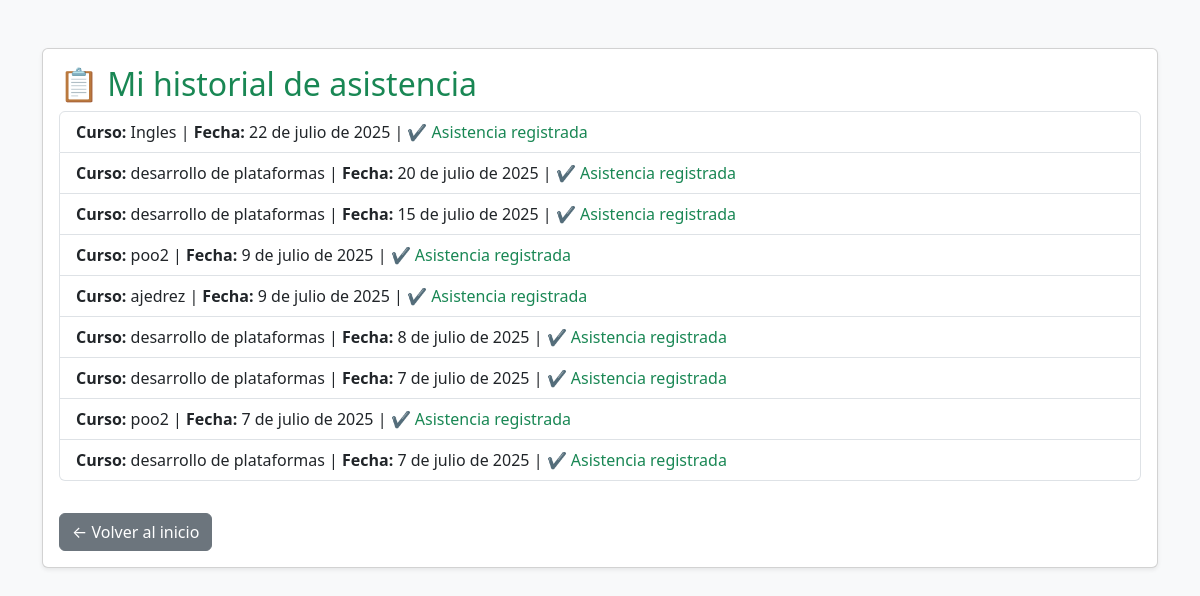
/historial-estudiantes/ (signed in), run on an earlier commit of the app's database.
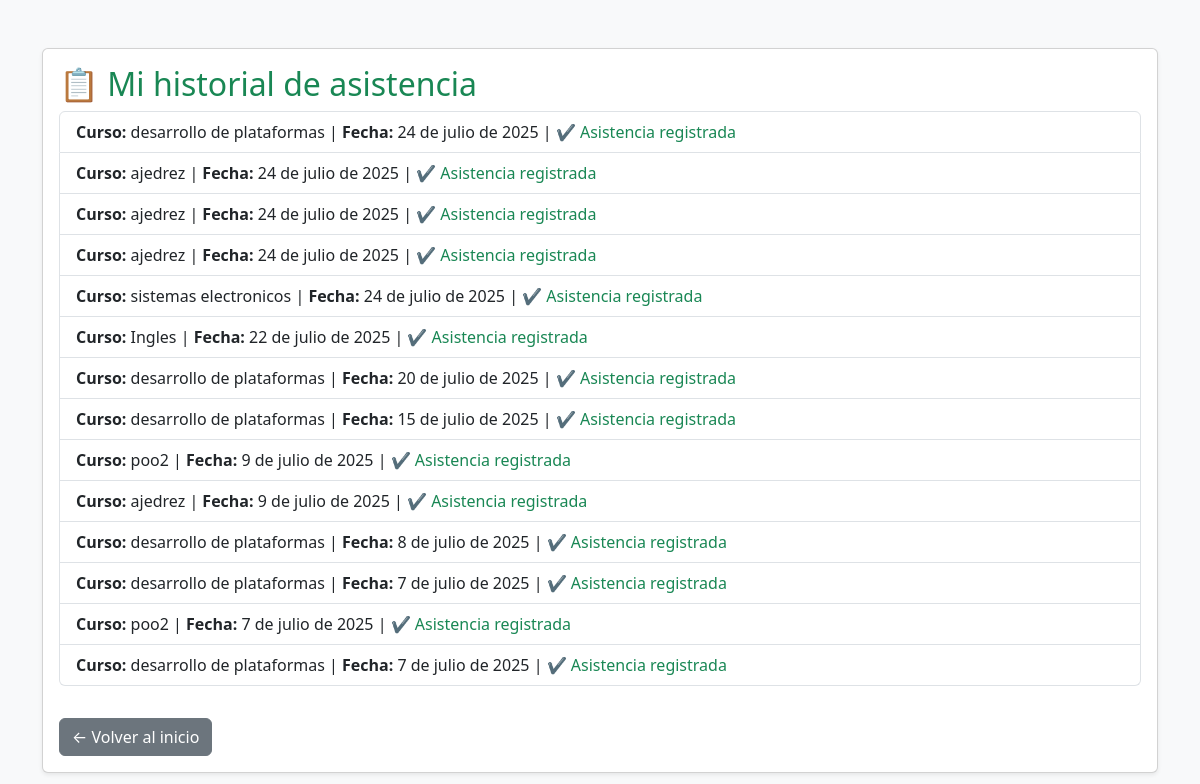
And on a later commit of the database.
### usuarios/models.py (models this page shows, shortened)
class Asistencia(models.Model):
    sesion = models.ForeignKey(Sesion, on_delete=models.CASCADE)
    estudiante = models.ForeignKey(Usuario, on_delete=models.CASCADE)
    fecha_hora = models.DateTimeField(auto_now_add=True)
    class Meta:
        unique_together = ('sesion', 'estudiante')

class Sesion(models.Model):
    curso = models.ForeignKey(Curso, on_delete=models.CASCADE)
    fecha = models.DateField(auto_now_add=True)
    uuid = models.UUIDField(default=uuid.uuid4, editable=False, unique=True)

class Curso(models.Model):
    nombre = models.CharField(max_length=100)
    descripcion = models.TextField(blank=True, validators=[MinLengthValidator(10)])
    docente = models.ForeignKey(settings.AUTH_USER_MODEL, on_delete=models.CASCADE)

### usuarios/views.py (the view)
# urls.py: path('historial-estudiantes/', views.historial_estudiante_view, name='historial_estudiante'),
@login_required
def historial_estudiante_view(request):
    asistencias = Asistencia.objects.filter(estudiante=request.user).select_related('sesion__curso').order_by('-sesion__fecha')
    return render(request, 'usuarios/historial_estudiante.html', {
        'asistencias': asistencias
    })

### usuarios/templates/usuarios/historial_estudiante.html (shortened to what this page needs)
{% load static %}
<!DOCTYPE html>
<html lang="es">
<head>
    <link href="https://cdn.jsdelivr.net/npm/bootstrap@5.3.3/dist/css/bootstrap.min.css" rel="stylesheet">
</head>
<body class="bg-light">
<div class="container mt-5">
    <div class="card shadow-sm">
        <div class="card-body">
            <h2 class="card-title text-success">📋 Mi historial de asistencia</h2>
            {% if asistencias %}
                <ul class="list-group mb-3">
                    {% for asistencia in asistencias %}
                        <li class="list-group-item">
                            <strong>Curso:</strong> {{ asistencia.sesion.curso.nombre }} |
                            <strong>Fecha:</strong> {{ asistencia.sesion.fecha }} |
                            <span class="text-success">✔ Asistencia registrada</span>
                        </li>
                    {% endfor %}
                </ul>
            {% else %}
                <div class="alert alert-warning" role="alert">
                    Aún no has registrado ninguna asistencia.
                </div>
            {% endif %}
            <a href="{% url 'inicio' %}" class="btn btn-secondary mt-3">← Volver al inicio</a>
        </div>
    </div>
</div>
</body>
</html>

What changed in the data, as far as the page shows it:
added Asistencia: sesion.curso.nombre "desarrollo de plataformas", sesion.fecha "24 de julio de 2025"
added Asistencia: sesion.curso.nombre "ajedrez", sesion.fecha "24 de julio de 2025"
added Asistencia: sesion.curso.nombre "ajedrez", sesion.fecha "24 de julio de 2025"
added Asistencia: sesion.curso.nombre "ajedrez", sesion.fecha "24 de julio de 2025"
added Asistencia: sesion.curso.nombre "sistemas electronicos", sesion.fecha "24 de julio de 2025"
